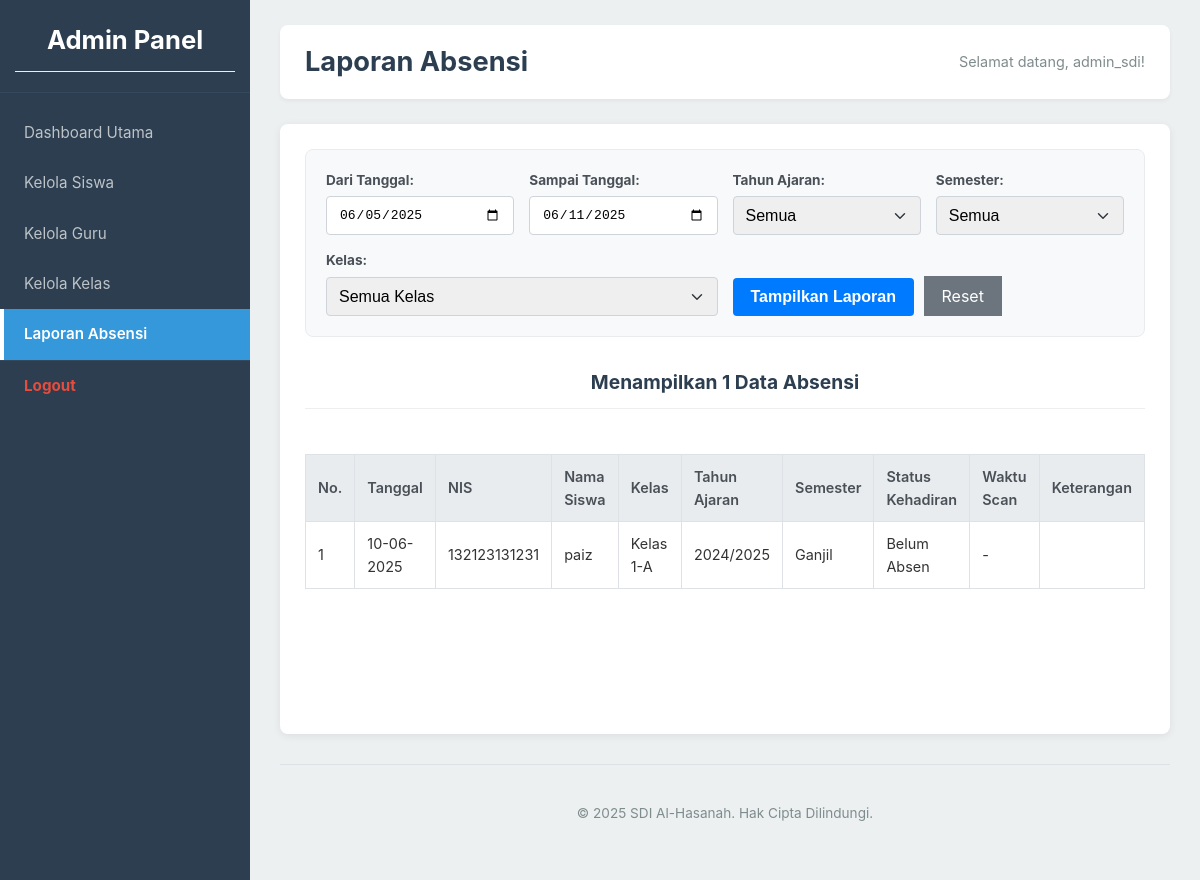
Screenshot of /public/admin/index.php?page=laporan_absensi (signed in) with the database file from the repository.
### tables this page shows
CREATE TABLE `absensi` (
  `absensi_id` int(11) NOT NULL,
  `siswa_id` int(11) NOT NULL,
  `tanggal_absensi` date NOT NULL,
  `waktu_scan_masuk` datetime DEFAULT NULL,
  `status_kehadiran` enum('Hadir','Izin','Sakit','Tidak Hadir','Belum Absen') NOT NULL DEFAULT 'Belum Absen',
  `keterangan` text DEFAULT NULL,
  `diedit_oleh_guru_id` int(11) DEFAULT NULL,
  `created_at` timestamp NOT NULL DEFAULT current_timestamp(),
  `updated_at` timestamp NOT NULL DEFAULT current_timestamp() ON UPDATE current_timestamp()
);

CREATE TABLE `siswa` (
  `siswa_id` int(11) NOT NULL,
  `nis` varchar(30) NOT NULL,
  `nama_lengkap` varchar(100) NOT NULL,
  `tanggal_lahir` date DEFAULT NULL,
  `jenis_kelamin` enum('Laki-laki','Perempuan') DEFAULT NULL,
  `alamat` text DEFAULT NULL,
  `nama_ayah` varchar(100) DEFAULT NULL,
  `pekerjaan_ayah` varchar(100) DEFAULT NULL,
  `nama_ibu` varchar(100) DEFAULT NULL,
  `pekerjaan_ibu` varchar(100) DEFAULT NULL,
  `telepon_ortu` varchar(20) DEFAULT NULL,
  `kelas_id` int(11) DEFAULT NULL,
  `fingerprint_template_1` text DEFAULT NULL,
  `fingerprint_template_2` text DEFAULT NULL,
  `status_aktif` tinyint(1) DEFAULT 1,
  `foto_siswa` varchar(255) DEFAULT NULL,
  `created_at` timestamp NOT NULL DEFAULT current_timestamp(),
  `updated_at` timestamp NOT NULL DEFAULT current_timestamp() ON UPDATE current_timestamp()
);

CREATE TABLE `kelas` (
  `kelas_id` int(11) NOT NULL,
  `nama_kelas` varchar(50) NOT NULL,
  `tingkat` varchar(10) DEFAULT NULL,
  `tahun_ajaran` varchar(10) DEFAULT NULL,
  `semester` enum('Ganjil','Genap') DEFAULT NULL,
  `wali_kelas_id` int(11) DEFAULT NULL,
  `created_at` timestamp NOT NULL DEFAULT current_timestamp(),
  `updated_at` timestamp NOT NULL DEFAULT current_timestamp() ON UPDATE current_timestamp()
);

### public/admin/pages/laporan_absensi_content.php (the view, shortened to what this page needs)
<?php
global $conn;
$tanggal_mulai_filter = isset($_GET['tanggal_mulai']) && !empty($_GET['tanggal_mulai']) ? $_GET['tanggal_mulai'] : date('Y-m-d', strtotime('-6 days'));
$tanggal_selesai_filter = isset($_GET['tanggal_selesai']) && !empty($_GET['tanggal_selesai']) ? $_GET['tanggal_selesai'] : date('Y-m-d');
$message = '';
$laporan_absensi = [];
$sql_laporan = "SELECT a.tanggal_absensi, s.nis, s.nama_lengkap AS nama_siswa,
                       k.nama_kelas, k.tahun_ajaran, k.semester,
                       a.status_kehadiran, a.waktu_scan_masuk, a.keterangan
                FROM Absensi a
                JOIN Siswa s ON a.siswa_id = s.siswa_id
                JOIN Kelas k ON s.kelas_id = k.kelas_id
                WHERE a.tanggal_absensi BETWEEN ? AND ?";
$params = [$tanggal_mulai_filter, $tanggal_selesai_filter];
$types = "ss";
$sql_laporan .= " ORDER BY a.tanggal_absensi DESC, k.nama_kelas ASC, s.nama_lengkap ASC";
$stmt_laporan = $conn->prepare($sql_laporan);
if ($stmt_laporan) {
    $stmt_laporan->bind_param($types, ...$params);
    $stmt_laporan->execute();
    $result_laporan = $stmt_laporan->get_result();
    if ($result_laporan) {
        while ($row = $result_laporan->fetch_assoc()) {
            $laporan_absensi[] = $row;
        }
    } else {
        $message = "<div class='info-message error'>Gagal mengambil data laporan absensi: " . htmlspecialchars($stmt_laporan->error) . "</div>";
    }
} else {
    $message = "<div class='info-message error'>Gagal mempersiapkan query laporan: " . htmlspecialchars($conn->error) . "</div>";
}
?>
<form method="GET" action="index.php" class="filter-form">
    <div>
        <label for="tanggal_mulai">Dari Tanggal:</label>
        <input type="date" id="tanggal_mulai" name="tanggal_mulai" value="<?php echo htmlspecialchars($tanggal_mulai_filter); ?>" required>
    </div>
    <div>
        <label for="tanggal_selesai">Sampai Tanggal:</label>
        <input type="date" id="tanggal_selesai" name="tanggal_selesai" value="<?php echo htmlspecialchars($tanggal_selesai_filter); ?>" required>
    </div>
    <div>
        <label for="tahun_ajaran">Tahun Ajaran:</label>
        <select id="tahun_ajaran" name="tahun_ajaran">
            <option value="">Semua</option>
        </select>
    </div>
    <div>
        <label for="semester">Semester:</label>
        <select id="semester" name="semester">
            <option value="">Semua</option>
        </select>
    </div>
    <div>
        <label for="kelas_id">Kelas:</label>
        <select id="kelas_id" name="kelas_id">
            <option value="">Semua Kelas</option>
        </select>
    </div>
    <div style="align-self: flex-end;">
        <button type="submit">Tampilkan Laporan</button>
        <a href="index.php?page=laporan_absensi" class="reset-button" style="margin-left: 5px;">Reset</a>
    </div>
</form>
<?php if (!empty($laporan_absensi)): ?>
    <h3 style="text-align:center; margin-top:30px;">Menampilkan <?php echo count($laporan_absensi); ?> Data Absensi</h3>
    <div class="table-responsive">
        <table class="table-data">
            <thead>
                <tr>
                    <th>No.</th>
                    <th>Tanggal</th>
                    <th>NIS</th>
                    <th>Nama Siswa</th>
                    <th>Kelas</th>
                    <th>Tahun Ajaran</th>
                    <th>Semester</th>
                    <th>Status Kehadiran</th>
                    <th>Waktu Scan</th>
                    <th>Keterangan</th>
                </tr>
            </thead>
            <tbody>
                <?php $no = 1; foreach ($laporan_absensi as $laporan): ?>
                    <tr>
                        <td><?php echo $no++; ?></td>
                        <td><?php echo date("d-m-Y", strtotime($laporan['tanggal_absensi'])); ?></td>
                        <td><?php echo htmlspecialchars($laporan['nis']); ?></td>
                        <td><?php echo htmlspecialchars($laporan['nama_siswa']); ?></td>
                        <td><?php echo htmlspecialchars($laporan['nama_kelas']); ?></td>
                        <td><?php echo htmlspecialchars($laporan['tahun_ajaran']); ?></td>
                        <td><?php echo htmlspecialchars($laporan['semester']); ?></td>
                        <td><?php echo htmlspecialchars($laporan['status_kehadiran']); ?></td>
                        <td><?php echo $laporan['waktu_scan_masuk'] ? date("H:i:s", strtotime($laporan['waktu_scan_masuk'])) : '-'; ?></td>
                        <td><?php echo htmlspecialchars($laporan['keterangan'] ?? '-'); ?></td>
                    </tr>
                <?php endforeach; ?>
            </tbody>
        </table>
    </div>
<?php elseif(empty($message)): ?>
    <p style="text-align:center; margin-top:20px;">Tidak ada data absensi yang ditemukan untuk filter yang dipilih.</p>
<?php endif; ?>

### public/css/style.css (style rules this page uses)
html, body { height: 100%; margin: 0; padding: 0; font-family: -apple-system, BlinkMacSystemFont, "Segoe UI", Roboto, "Helvetica Neue", Arial, sans-serif; background-color: #f4f7f6; color: #333; line-height: 1.6; }
.table-responsive { overflow-x: auto; }
h1, h2, h3, h4 { color: #2c3e50; margin-top: 0; margin-bottom: 20px; }
h3 { font-size: 1.2em; border-bottom: 1px solid #eee; padding-bottom: 10px; }
a { color: #3498db; text-decoration: none; transition: color 0.2s ease; }
label { display: block; margin-bottom: 8px; font-weight: bold; color: #495057; }
input[type="text"], input[type="password"], input[type="date"], input[type="email"], input[type="file"], select, textarea { width: 100%; padding: 10px 12px; margin-bottom: 18px; border: 1px solid #ced4da; border-radius: 4px; box-sizing: border-box; font-size: 1em; transition: border-color 0.2s ease, box-shadow 0.2s ease; }
select { appearance: none; background-repeat: no-repeat; background-position: right 0.75rem center; background-size: 16px 12px; }
button, input[type="submit"] { width: 100%; padding: 12px 15px; background-color: #007bff; color: white; border: none; border-radius: 4px; cursor: pointer; font-size: 1em; font-weight: bold; transition: background-color 0.3s ease; }
.table-data, .table-absensi { width: 100%; border-collapse: collapse; margin-top: 25px; font-size: 0.9em; box-shadow: 0 2px 4px rgba(0,0,0,0.05); }
.table-data th, .table-data td, .table-absensi th, .table-absensi td { border: 1px solid #dee2e6; padding: 10px 12px; text-align: left; vertical-align: middle; }
.table-data th, .table-absensi th { background-color: #e9ecef; color: #495057; font-weight: 600; }
.filter-form { display: flex; flex-wrap: wrap; gap: 15px; margin-bottom: 25px; align-items: center; padding: 20px; background-color: #f8f9fa; border: 1px solid #e9ecef; border-radius: 8px; }
.filter-form > div { flex: 1 1 180px; }
.filter-form label { margin-bottom: 5px; font-size: 0.85em; }
.filter-form input, .filter-form select { margin-bottom: 0; }
.filter-form button, .filter-form a.reset-button { width: auto; flex-grow: 0; align-self: flex-end; padding: 10px 18px; }
.filter-form a.reset-button { background-color: #6c757d; color: white; }

### rows the page displays
absensi: tanggal_absensi "10-06-2025", siswa.nis "132123131231", siswa.nama_lengkap "paiz", kelas.nama_kelas "Kelas 1-A", kelas.tahun_ajaran "2024/2025", kelas.semester "Ganjil", status_kehadiran "Belum Absen"

### other values shown
$page_title "Laporan Absensi"
$admin_username "admin_sdi"
count($laporan_absensi) "1"
